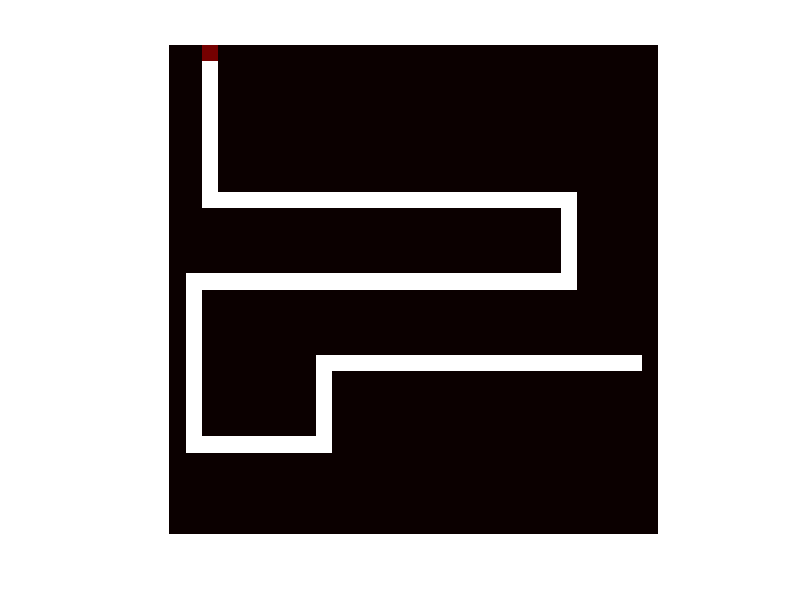

Here is the MATLAB script that generated this plot: (Note: this script raises an error after producing the figure.)
%remebemer to initialize the struct once all the parameters are set
close all
clc
clear all
n_of_times=0;
n_of_times=input(sprintf('num of times: ',n_of_times));
br=0;
br=input(sprintf('choose speed of the animation:\n1:very slow\n2:slow\n3:medium\n4:fast\n5:very fast\n6:no animation\nspeed: ',br));
%init for break time
p_time=0;
%if else stetment for animation speed
if br==1
    p_time=2;
elseif br==2
    p_time=1;
elseif br==3
    p_time=0.5;
elseif br==4
    p_time=0.1;
elseif br==5
    p_time=0.01;
elseif br==6
    p_time=0;
end
%init number of times the movement is repeated
nIter=0;
%input for map
inp=3;
%number of cars
inpNCars=0;
inpNCars=input(sprintf('number of cars: ',inpNCars));
%input for color
color=0;
if br~=6
    
    color=input(sprintf('color:0 for random, 1 for red\n',color));
end


h = waitbar(1,'Simulation in progress...');
A=-1*ones(30,30);
A(1:10,3)=1;
A(10,3:25)=1;
A(10:15,25)=1;
A(15,2:25)=1;
A(15:25,2)=1;
A(25,2:10)=1;
A(20:25,10)=1;
A(20,10:29)=1;
B=zeros(inpNCars,4);
B(1,1)=1;
B(1,2)=3;
B(1,3)=rand(1);
%number of movements
B(1,4)=0;
if color==1
    B(1,3)=0.3;
end
A(B(1,1),B(1,2))=B(1,3);

for z=1:1:n_of_times
    
    nIter=300;
    nCars=1;
    movement(1,1)=2;
    nIter=nIter+inpNCars;
    if (br~=6)
        %show first image
        imshow(A,'InitialMagnification','fit','colormap',hot)
        %break
        pause(1)
    end
    tic
    %loop for movements
    %for i=2:1:nIter
    i=2;
    
    while (B(nCars,3)~=-2)
        
        for j=1:1:nCars %loop for each car on the map
            [A,B,movement,i,j] = prevmove(A,B,movement,i,j);
            
            if (B(1,3)==-2)
                timespent=toc;
                timespent;
            end
        end
        %4-ways crossing working
        
        if nCars<inpNCars
            random=rand(1);
            if random<=0.3
                nCars=nCars+1;
                B(nCars,1)=1;
                B(nCars,2)=3;
                B(nCars,3)=rand(1);
                B(nCars,4)=0;
                if color==1
                    B(nCars,3)=0.3;
                end
                A(B(nCars,1),B(nCars,2))=B(nCars,3);
                movement(i,nCars)=2;
            end
        end
        if (br~=6)
            imshow(A,'InitialMagnification','fit','colormap',hot)
            pause(p_time)
        end
        i=i+1;
        
    end
    timespent=toc;
    workspace(z).execution_number=z;
    workspace(z).set_number_of_cars=inpNCars;
    
    workspace(z).number_of_cars=nCars;
    
    workspace(z).number_of_movements_first_car=B(1,4);
    workspace(z).time_of_execution=timespent;
    workspace(z).speed=(workspace(z).number_of_movements_first_car/workspace(z).time_of_execution);
    
    waitbar(z/n_of_times)
end
close(h)
disp('done!!')




